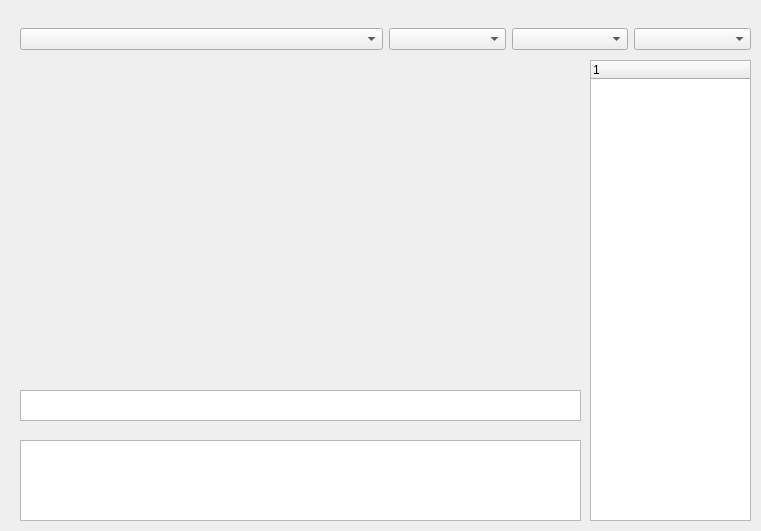
<?xml version="1.0" encoding="UTF-8"?>
<ui version="4.0">
 <class>Frame</class>
 <widget class="QFrame" name="Frame">
  <property name="geometry">
   <rect>
    <x>0</x>
    <y>0</y>
    <width>761</width>
    <height>531</height>
   </rect>
  </property>
  <property name="windowTitle">
   <string>Frame</string>
  </property>
  <widget class="QWidget" name="layoutWidget">
   <property name="geometry">
    <rect>
     <x>20</x>
     <y>20</y>
     <width>731</width>
     <height>38</height>
    </rect>
   </property>
   <layout class="QHBoxLayout" name="horizontalLayout_3">
    <item>
     <widget class="QComboBox" name="c_box_file"/>
    </item>
    <item>
     <layout class="QHBoxLayout" name="horizontalLayout_2">
      <item>
       <widget class="QComboBox" name="c_box_a1"/>
      </item>
      <item>
       <widget class="QComboBox" name="c_box_a2"/>
      </item>
      <item>
       <widget class="QComboBox" name="c_box_pol"/>
      </item>
     </layout>
    </item>
   </layout>
  </widget>
  <widget class="QWidget" name="widget" native="true">
   <property name="geometry">
    <rect>
     <x>20</x>
     <y>60</y>
     <width>561</width>
     <height>301</height>
    </rect>
   </property>
  </widget>
  <widget class="QTextEdit" name="textEdit">
   <property name="geometry">
    <rect>
     <x>20</x>
     <y>390</y>
     <width>561</width>
     <height>31</height>
    </rect>
   </property>
  </widget>
  <widget class="QTextEdit" name="textEdit_2">
   <property name="geometry">
    <rect>
     <x>20</x>
     <y>440</y>
     <width>561</width>
     <height>81</height>
    </rect>
   </property>
  </widget>
  <widget class="QTreeWidget" name="treeWidget">
   <property name="geometry">
    <rect>
     <x>590</x>
     <y>60</y>
     <width>161</width>
     <height>461</height>
    </rect>
   </property>
   <column>
    <property name="text">
     <string notr="true">1</string>
    </property>
   </column>
  </widget>
 </widget>
 <resources/>
 <connections/>
</ui>
